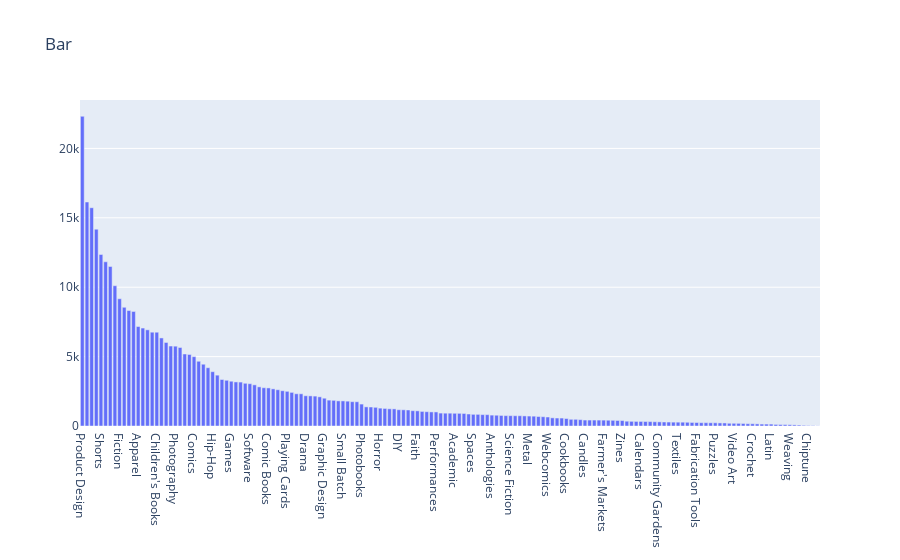

The code cell stored with this chart in its notebook:
### Code cell
trace = go.Bar(
    x=df['category'].value_counts().index,
    y=df['category'].value_counts(),
    name='Category'
)

layout = go.Layout(
    title='Bar',
    legend=dict(orientation='h')
)

data = [trace]

fig = go.Figure(data, layout=layout)
iplot(fig)

### Figure 1 — Plotly figure (JSON) as saved in the notebook; plotly's stock layout.template omitted (floating-point values rounded to 4 significant figures; data arrays with more than 128 entries replaced by an {"elided": "..."} marker saying what was removed)
{"data": [{"name": "Category", "type": "bar", "x": {"elided": "159 str values"}, "y": {"elided": "159 int values"}}], "layout": {"legend": {"orientation": "h"}, "title": {"text": "Bar"}}}
